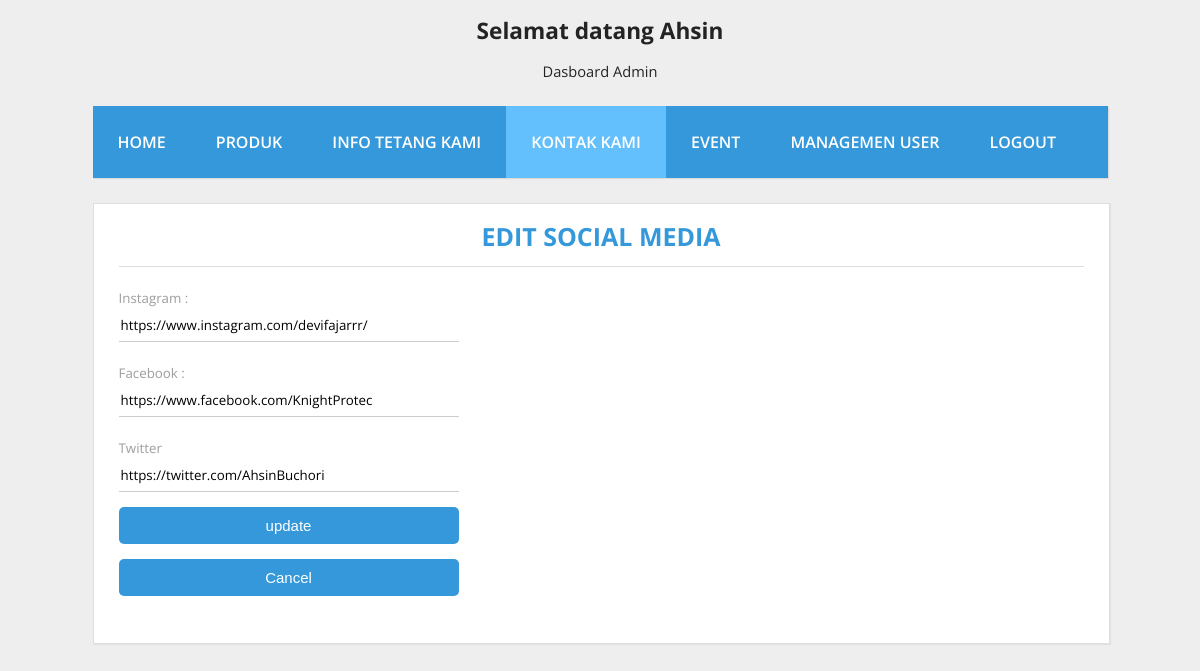
Page /Admin/FSEdit.php?id=1 (signed in) on the committed database.
### tables this page shows
CREATE TABLE IF NOT EXISTS `sosmed` (
  `id` int(11) NOT NULL AUTO_INCREMENT,
  `ig` text NOT NULL,
  `fb` text NOT NULL,
  `twitter` text NOT NULL,
  PRIMARY KEY (`id`)
);

### Admin/FSEdit.php (the view, shortened to what this page needs)
<!DOCTYPE html>
<html>
<head>
	<link rel="stylesheet" type="text/css" href="assets/css/produk.css">
</head>
<body>
	<header>
		<h1 class="judul">Selamat datang <?php echo $_SESSION['username'];?></h1>
		<p class="deskripsi">Dasboard Admin</p>
	</header>
	<div class="wrap">
		<nav class="menu">
			<ul>
				<li>
					<a href="dashboard.php">Home</a>
				</li>
				<li>
					<a href="produk.php">Produk</a>
				</li>
				<li>
					<a href="info.php">Info Tetang Kami</a>
				</li>
				<li>
					<a href="kontak.php" class="aktif">Kontak Kami</a>
				</li>
				<li>
					<a href="event.php">Event</a>
				</li>
				<li>
					<a href="user.php">Managemen User</a>
				</li>
				<li>
					<a href="konfigurasi/logout.php">Logout</a>
				</li>
			</ul>
		</nav>
		<div class="bkonten">
			<div class="konten">
				<div class="post-info">
					<b><center>Edit Social Media</center></b>
					<hr>
				</div>
				<?php
					require_once ("konfigurasi/koneksi.php");
					$id=$_GET['id'];
					$query = mysqli_query($con,"SELECT * FROM sosmed WHERE id='$id'");
					while ($data = mysqli_fetch_array($query)){ ?>
					<div id="myDIV">
						<form method="POST" action="konfigurasi/TSosmed.php" class="login-form">
							<div class="input-container">
								<label>Instagram :</label>
								<input type="url" class="input" name="ig" value="<?php echo $data['ig'];?>"/>
							</div>
							<div class="input-container">
								<label>Facebook :</label>
								<input type="url" class="input" name="fb" value="<?php echo $data['fb'];?>"/>
							</div>
							<div class="input-container">
								<label>Twitter</label>
								<input type="url" class="input" name="twitter" value="<?php echo $data['twitter'];?>"/>
							</div>
							<input type="submit" class="button" value="update">
						</form>
						<div class="login-form">
						<a href="info.php"><button class="button">Cancel</button></a>
						</div>
						<?php
	}
		?>
						<br>
					</div>
			</div>
		</div>
	</div>
</body>
</html>

### Admin/assets/css/produk.css (style rules this page uses)
body { background: #eee; margin:0; font-family: 'Open Sans', sans-serif; }
hr { border:0; background:#dedede; height:1px; }
header { text-align: center; color: #232323; }
header .judul { font-size: 17pt; }
header .deskripsi { font-size: 11pt; }
.wrap { width: 1015px; margin:25px auto; }
nav.menu ul { overflow:hidden; color:#fff; list-style: none; float:left; padding:0; width: 1015px; margin:0 0 0; background:#3498db; -webkit-box-shadow: 1px 1px 1px 0px rgba(204,204,204,0.55); -moz-box-shadow: 1px 1px 1px 0px rgba(204,204,204,0.55); box-shadow: 1px 1px 1px 0px rgba(204,204,204,0.55); }
nav.menu ul li { margin:0; float:left; }
nav.menu ul a { padding:25px; display:block; font-weight:600; font-size: 16px; color:#fff; text-transform: uppercase; transition: all 0.5s ease; text-decoration: none; }
.aktif { background: #64c0fd; }
.bkonten { float:left; }
.konten { width:965px; padding:25px; margin:25px auto; background: #fff; border:1px solid #dedede; -webkit-box-shadow: 1px 1px 1px 0px rgba(204,204,204,0.35); -moz-box-shadow: 1px 1px 1px 0px rgba(204,204,204,0.35); box-shadow: 1px 1px 1px 0px rgba(204,204,204,0.35); }
.login-form .input-container { border-bottom: 1px solid #CCCCCC; margin-top: 15px; font-size: 20px; font-family: 'Open Sans', sans-serif; color: #9e9e9e; padding-bottom: 5px; width: 340px; }
.login-form .input { border: 0; width: 100%; font-family: 'Open Sans', sans-serif; }
.login-form .button { margin-top: 15px; background: #3498db; border-radius: 5px; border: none; width: 340px; color: #FFFFFF; padding: 10px; font-size: 15px; transition: background .3s; }
label { font-size: 10pt; }
.post-info { color: #3498db; font-size: 25px; margin: -10px 0 15px; text-transform: uppercase; }

### rows in the picture
sosmed: ig "https://www.instagram.com/devifajarrr/", fb "https://www.facebook.com/KnightProtec", twitter "https://twitter.com/AhsinBuchori"

### other values in the picture
$_SESSION['username'] "Ahsin"
